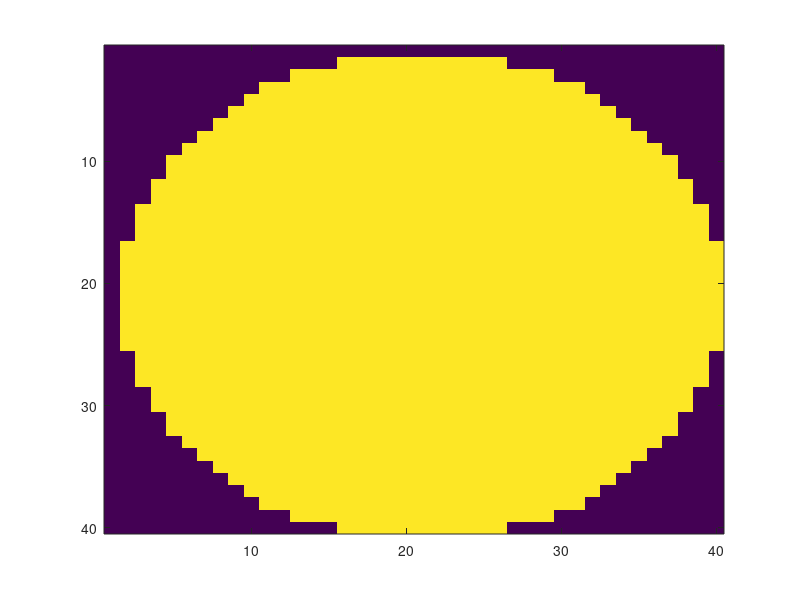

The MATLAB source for this figure:
xrange = 0.2;
yrange = 0.2;
dx = xrange / 10;
dx = 0.005;
ix = round(xrange / dx);
jx = round(yrange / dx);
p1 = ones(ix, jx);

center_x = xrange/2;
center_y = yrange/2;
kei = 0.1;
for x1_s = 0 : dx : xrange
	y1_s = center_y + sqrt(kei^2 - (x1_s - center_x)^2);
    i1 = round(x1_s/dx) + 1;
    j1 = round(y1_s/dx) + 1;
    u1(i1, j1) = 0;
    v1(i1, j1) = 0;
    for jstair = j1 : jx + 1
    	p1(i1, jstair) = 0;
        %v1(i1, jstair) = 0;
    end
end
for x1_s = 0 : dx : xrange
	y1_s = center_y - sqrt(kei^2 - (x1_s - center_x)^2);
    i1 = round(x1_s/dx) + 1;
    j1 = round(y1_s/dx) + 1;
    %p1(i1, j1) = 0;
    %v1(i1, j1) = 0;
	for jstair = 1 : j1
        p1(i1, jstair) = 0;
        %v1(i1, jstair) = 0;
    end
end

x = 1 : ix;
y = 1 : jx;
imagesc(x, y, p1(x, y))